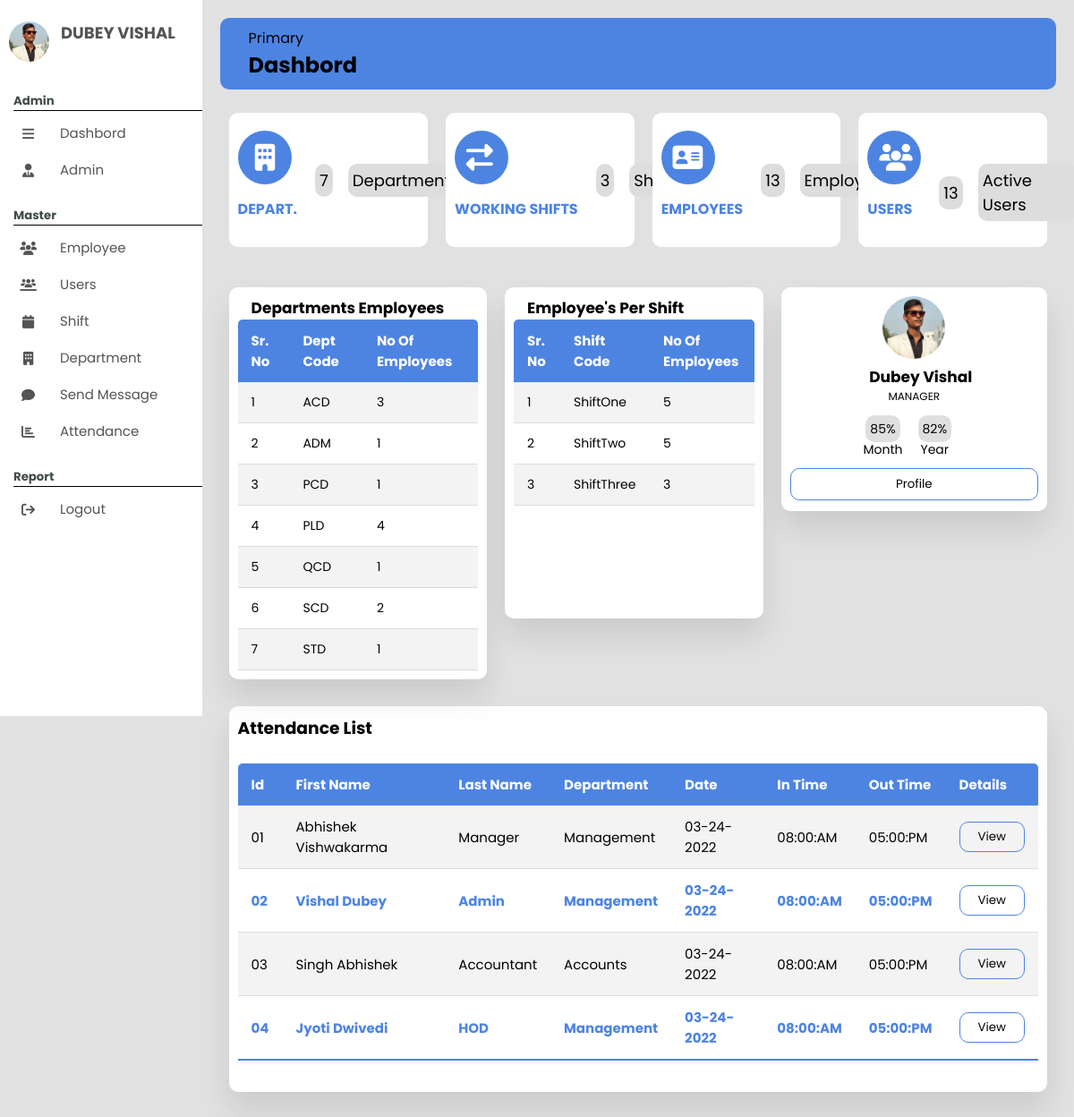
Page /Dist/MainDashbord.php (signed in) on the committed database.
### tables this page shows
CREATE TABLE `tbladdadmin` (
  `Id` int(11) NOT NULL,
  `First_Name` text NOT NULL,
  `Last_Name` text NOT NULL,
  `Email` text NOT NULL,
  `Department` text NOT NULL,
  `Shift_Name` text NOT NULL,
  `Phone_Number` text NOT NULL,
  `Address` text NOT NULL,
  `Date_Of_Birth` date NOT NULL,
  `Date_Of_Joining` date NOT NULL,
  `Gender` text NOT NULL,
  `User_Name` text NOT NULL,
  `Password` text NOT NULL,
  `adminprofile` varchar(200) NOT NULL
);

### Dist/MainDashbord.php (the view, shortened to what the rows shown need)
<?php
include("../Backend/Database/connection.php");
?>
<!DOCTYPE html>
<html lang="en">
<head>
    <link
        rel="stylesheet"
        href="https://cdnjs.cloudflare.com/ajax/libs/font-awesome/4.7.0/css/font-awesome.min.css" />
    <link rel="stylesheet" href="../src/css/dashbord.css" />
</head>
<body>
    <?php
    $id = $_SESSION['AdminId'];
    $query = "SELECT `First_Name`, `Last_Name`, `User_Name`, `Phone_Number`, `Email`, `Address`, `Date_Of_Birth`, `Gender`, `adminprofile` FROM `tbladdadmin` WHERE ID = $id";
    $result = mysqli_query($conn, $query);
    if ($result) {
        while ($row = mysqli_fetch_assoc($result)) {
            $FirstName = $row["First_Name"];
            $lastname =  $row["Last_Name"];
            $adminprofile = $row["adminprofile"];
        }
    }
    ?>
    <div class="container-fluid">
        <nav>
            <ul>
                <li>
                    <a href="../Admin/profileadmin.php" class="logo">
                        <?php
                        if ($adminprofile) {
                            echo '<img src=" ' . $adminprofile . '" alt="Profile Image">';
                        } else {
                            echo "<img src='../src/Images/avatar.jpg' alt='Profile Image'>";
                        }
                        ?>
                        <span class="nav-item"><?php echo $lastname . " " . $FirstName; ?></span>
                    </a>
                </li>
            </ul>
        </nav>
        <section class="main">
            <div class="header--wrapper">
                <div class="header-title">
                    <h2>Dashbord</h2>
                </div>
            </div>
            <br />
            <section class="details">
                <div class="users">
                    <div class="card-body">
                        <table class="table-Depart">
                            <thead>
                                <tr>
                                    <th>Sr. No</th>
                                    <th>Dept Code</th>
                                    <th>No Of Employees</th>
                                </tr>
                            </thead>
                        </table>
                    </div>
                    <div class="card-body-emp">
                        <table class="table-Depart">
                            <thead>
                                <tr>
                                    <th>Sr. No</th>
                                    <th>Shift Code</th>
                                    <th>No Of Employees</th>
                                </tr>
                            </thead>
                        </table>
                    </div>
                    <div class="card-body-dis">
                        <?php
                        if ($adminprofile) {
                            echo '<img src=" ' . $adminprofile . '" alt="Profile Image">';
                        } else {
                            echo '<img src="../src/Images/avatar.jpg" alt="Profile Image">';
                        }
                        ?>
                        <h4><?php echo $lastname . " " . $FirstName; ?></h4>
                        <p>Manager</p>
                        <div class="per">
                            <table>
                            </table>
                        </div>
                        <button onclick="window.location.href = '../Admin/profileadmin.php'">Profile</button>
                    </div>
                </div>
            </section>
            <section class="attendance">
                <div class="attendance-list">
                    <h1>Attendance List</h1>
                    <table class="table">
                        <thead>
                            <tr>
                                <th>Id</th>
                                <th>First Name</th>
                                <th>Last Name</th>
                                <th>Department</th>
                                <th>Date</th>
                                <th>In Time</th>
                                <th>Out Time</th>
                                <th>Details</th>
                            </tr>
                        </thead>
                    </table>
                </div>
            </section>
        </section>
    </div>
</body>
</html>

### rows in the picture
tbladdadmin: adminprofile (picture), Last_Name "DUBEY", First_Name "VISHAL", Last_Name "Dubey", First_Name "Vishal"

### other values in the picture
$row['department'] "7"
$row['shift'] "3"
$row['Fname'] "13"
$row['users'] "13"
$row['Department'] "ACD"
$row['employeesCount'] "3"
$row['Department'] "ADM"
$row['employeesCount'] "1"
$row['Department'] "PCD"
$row['Department'] "PLD"
$row['employeesCount'] "4"
$row['Department'] "QCD"
$row['Department'] "SCD"
$row['employeesCount'] "2"
$row['Department'] "STD"
